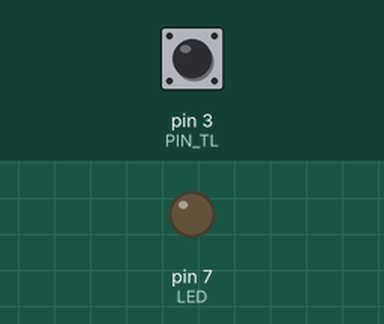
Recording of a sketch running on a simulated Arduino Uno, built with avr-gcc and run on an emulated ATmega328P. Parts: output pins drawn as LEDs (lit = HIGH). Dashed ring = blinking. The test bench sets the inputs (shaded band); at power-on: pin 3 (PIN_TL) HIGH.

Above: at 1.2 s.
1.3 s: pin 3 (PIN_TL) pulled LOW for 0.15 s
At 1.54 s:
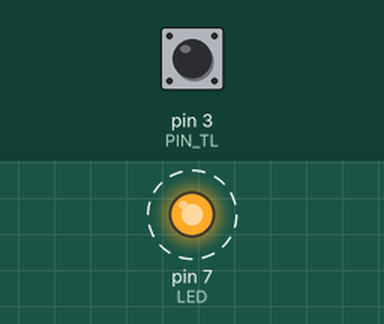
4.4 s: pin 3 (PIN_TL) pulled LOW for 1 s
6.9 s: pin 3 (PIN_TL) pulled LOW for 3.2 s
At 7.14 s:
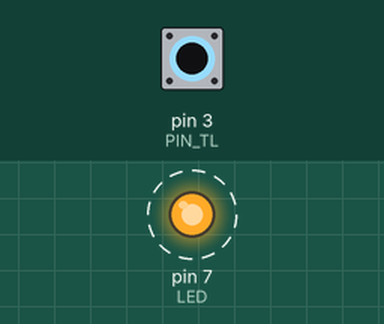
Timing chart, 0 to 17.6 s (numbered marks = the images above; inputs shaded):
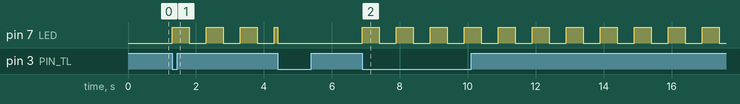

The sketch:

Uloha4.ino
```cpp
/* Napište program, který při stisknutí tlačítka začne LED blikat s frekvencí 1 Hz (1x za sekundu). Při dalším stisknutí tlačítka blikání zastaví.
 *
 */
#define PIN_TL 3
#define ZAKMIT 20
#define LED 7

bool StavTl;
bool PredchoziStavTl;
bool Blikani = false;
bool StavLed = LOW;  // Ukládání stavu LED
unsigned long PosledniZmenaTl;
unsigned long PosledniZmenaLed;
unsigned long interval = 500;

void setup() {
  pinMode(PIN_TL, INPUT_PULLUP);
  pinMode(LED, OUTPUT);
  Serial.begin(9600);
  PredchoziStavTl = digitalRead(PIN_TL);  // Inicializace predchoziho stavu
}

void loop() {
  StavTl = digitalRead(PIN_TL);

  // Detekce stisku tlačítka s odstraňováním zákmitů
  if (StavTl != PredchoziStavTl && millis() >= PosledniZmenaTl + ZAKMIT) {
    PredchoziStavTl = StavTl;
    PosledniZmenaTl = millis();

    if (StavTl == LOW) {
      Blikani = !Blikani;  // Přepnutí stavu blikání
    }
  }

  // Blikání LED, pokud je zapnuto
  if (Blikani) {
    if (millis() - PosledniZmenaLed >= interval) {
      PosledniZmenaLed = millis();
      StavLed = !StavLed;  // Přepnutí stavu LED
      digitalWrite(LED, StavLed);
    }
  } else {
    StavLed = LOW;  // Vypnutí LED, když blikání není zapnuto
    digitalWrite(LED, StavLed);
  }
}
```

Measured:
- after the input at 1.3 s, pin 7 (LED): alternates HIGH for 0.50 s and LOW for 0.50 s, starting at once
- after the input at 6.9 s, pin 7 (LED): alternates HIGH for 0.50 s and LOW for 0.50 s, starting at once
